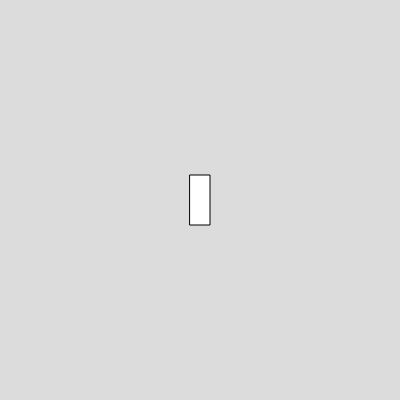
Frame 1 (no input)
Frame 60 (no input): identical to frame 1, image omitted
Frame 120 (the mouse pressed at the canvas centre since frame 60): identical to frame 1, image omitted

The p5.js sketch that drew this single still picture (run headless with seeded random() and noise() and a simulated clock; from frame 60 on, the mouse is pressed at the canvas centre):

// p5.js sketch
// ── sketch.js
//Faça um retângulo no centro da tela que muda para um novo tamanho com o clique do mouse (o clique define um dos cantos).
let clickL, cliclR;


clickL = 20;
function setup() {
  createCanvas(400, 400);
}
function mouseClicked() {

 if (mouseButton == LEFT) {
    clickL = clickL + 20;
  } 

 
}
function draw() {
  background(220);
  rectMode(CENTER);
  rect(width/2, height/2, clickL, 50);
}
